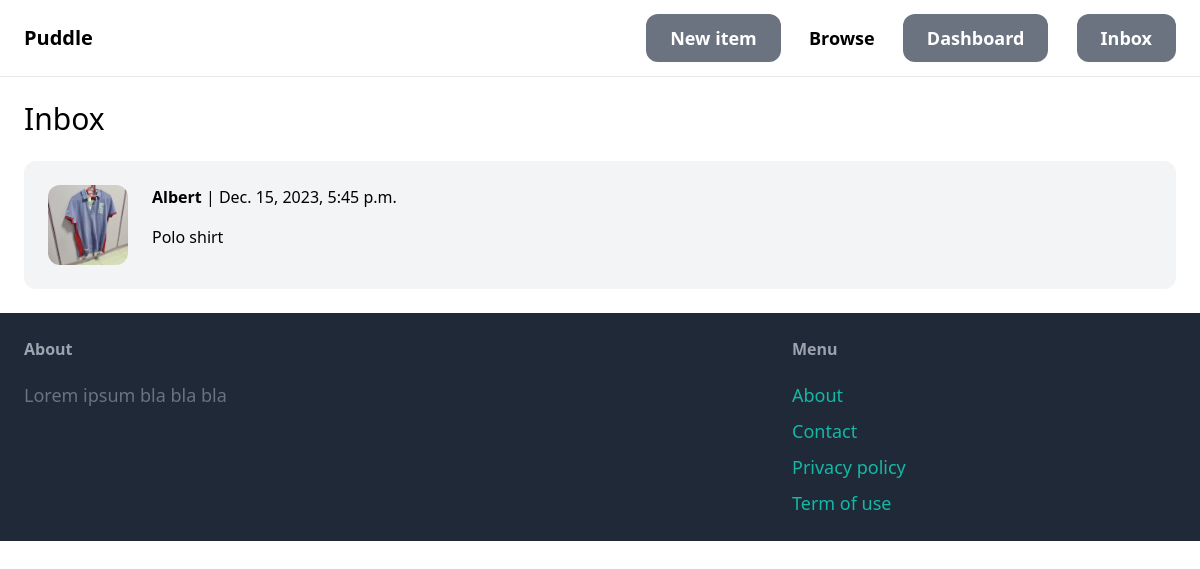
The page /inbox/ (signed in) on the database its author committed.
### conversation/models.py (models this page shows)
class Conversation(models.Model):
    item = models.ForeignKey(
        Item, related_name="conversations", on_delete=models.CASCADE
    )
    members = models.ManyToManyField(User, related_name="conversations")
    created_at = models.DateTimeField(auto_now_add=True)
    modified_at = models.DateTimeField(auto_now=True)
    class Meta:
        ordering = ("-modified_at",)

### item/models.py (models this page shows, shortened)
class Item(models.Model):
    category = models.ForeignKey(
        Category, related_name="items", on_delete=models.CASCADE
    )
    name = models.CharField(max_length=255)
    description = models.TextField(blank=True, null=True)
    price = models.DecimalField(max_digits=10, decimal_places=2)
    image = models.ImageField(upload_to="item_images", blank=True, null=True)
    is_sold = models.BooleanField(default=False)
    created_by = models.ForeignKey(User, related_name="items", on_delete=models.CASCADE)
    created_on = models.DateTimeField(auto_now=True)

### conversation/views.py (the view)
# urls.py: path("", views.inbox, name="inbox"),
@login_required
def inbox(request):
    conversations = Conversation.objects.filter(members__in=[request.user.id])
    return render(request, "conversation/inbox.html", {"conversations": conversations})

### conversation/templates/conversation/inbox.html (shortened to what this page needs)
{% extends 'core/base.html' %}
{% block content %}
<h1 class="mb-6 text-3xl">Inbox</h1>
<div class="space-y-6">
    {% for conversation in conversations %}
        <a href="{% url 'conversation:detail' conversation.id %}">
            <div class="p-6 flex bg-gray-100 rounded-xl">
                <div class="pr-6">
                    <img src="{{ conversation.item.image.url }}" alt="" class="w-20 rounded-xl">
                </div>
                <div>
                    {% for member in conversation.members.all %}
                        {% if member != request.user %}
                            <p class="mb-4"><strong>{{ member.username }}</strong> | {{ conversation.modified_at }}</p>
                            <p>{{ conversation.item.name }}</p>
                        {% endif %}
                    {% endfor %}
                </div>
            </div>
        </a>
    {% endfor %}
</div>
{% endblock %}

### rows shown on the page
Conversation: item.image (picture), modified_at "Dec. 15, 2023, 5:45 p.m.", item.name "Polo shirt"

### other values the page prints
{{ member.username }} "Albert"
